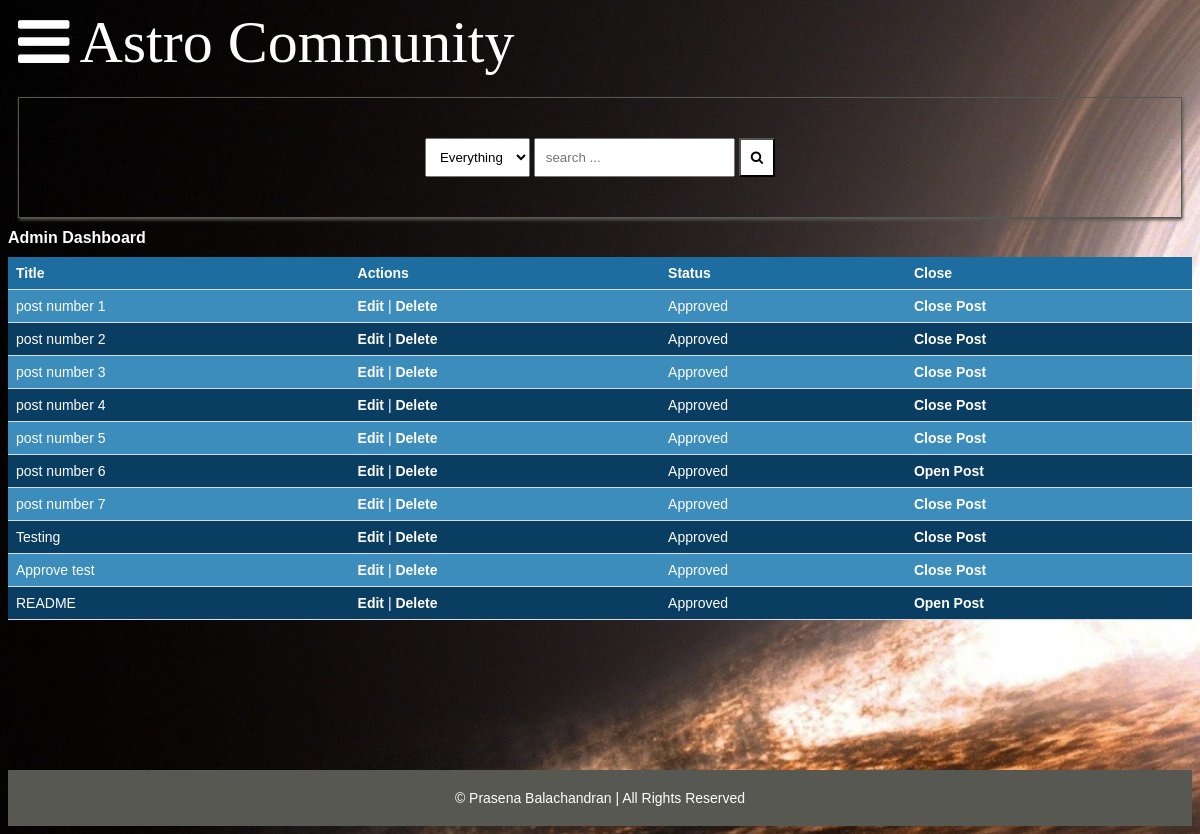
/admin_dashboard/, run on the app's committed database.
### main/models.py (models this page shows, shortened)
class Post(models.Model):
    title = models.CharField(max_length=400)
    slug = models.SlugField(max_length=400, unique=True, blank=True)
    user = models.ForeignKey(Author, on_delete=models.CASCADE)
    content = HTMLField()
    categories = models.ManyToManyField(Category)
    date = models.DateTimeField(auto_now_add=True)
    approved = models.BooleanField(default=False)
    hit_count_generic = GenericRelation(
        HitCount,
        object_id_field="object_pk",
        related_query_name="hit_count_generic_relation",
    )
    tags = TaggableManager()
    comments = models.ManyToManyField(Comment, blank=True)
    closed = models.BooleanField(default=False)
    state = models.CharField(max_length=40, default="zero")
    closed = models.BooleanField(default=False)

### main/views.py (the view)
# urls.py: path('admin_dashboard/', views.admin_dashboard, name='admin_dashboard'),
def admin_dashboard(request):
    posts = Post.objects.all()
    return render(request, 'admin_dashboard.html', {'posts': posts})

### main/context_processors.py (called while the page is built, shortened)
def searchFunction(request):
    search_context = {}
    posts = Post.objects.all()
    return search_context

### templates/admin_dashboard.html (shortened to what this page needs)
{% extends 'base.html' %} {% block content %}
<h1>Admin Dashboard</h1>
<table>
	<tr>
		<th>Title</th>
		<th>Actions</th>
		<th>Status</th>
		<th>Close</th>
	</tr>
	{% for post in posts %}
	<tr>
		<td>{{ post.title }}</td>
		<td>
			<a href="{% url 'edit_post' post.pk %}">Edit</a> |
			<a href="{% url 'delete_post' post.pk %}">Delete</a>
		</td>
		<td>
			{% if post.approved %} Approved {% else %} Not Approved {% endif %}
		</td>
		<td>
			<a href="{% url 'toggle_close_post' post.pk %}">
				{% if post.closed %} Open Post {% else %} Close Post {% endif %}
			</a>
		</td>
	</tr>
	{% empty %}
	<tr>
		<td colspan="4">No posts found.</td>
	</tr>
	{% endfor %}
</table>
{% endblock %}

### static/assets/css/style.css (style rules this page uses)
:root { background-image: url("../images/blackhole.jpg"); background-color: #cccccc; }
* { box-sizing: border-box; }
html { font-size: 14px; font-family: 'Titillium Web', sans-serif; background-color:rgb(0,0,0); color:#FEFEFE; }
a { color:#BAD7E9; font-weight: bolder; text-decoration: none; }
h1 { font-size:16px; font-weight: bolder; }

### templates/admin_dashboard.html (style rules this page uses)
table { width: 100%; border-collapse: collapse; font-family: Arial, sans-serif; background-color: #0a3d62; }
th, td { padding: 8px; text-align: left; border-bottom: 1px solid #ddd; }
th { background-color: #1e6da0; font-weight: bold; color: white; }
tr:nth-child(even) { background-color: #3c8dbc; }
a { text-decoration: none; color: white; }

### data on the page
Post: title "post number 1", approved "Approved", closed "Close Post"
Post: title "post number 2", approved "Approved", closed "Close Post"
Post: title "post number 3", approved "Approved", closed "Close Post"
Post: title "post number 4", approved "Approved", closed "Close Post"
Post: title "post number 5", approved "Approved", closed "Close Post"
Post: title "post number 6", approved "Approved", closed "Open Post"
Post: title "post number 7", approved "Approved", closed "Close Post"
Post: title "Testing", approved "Approved", closed "Close Post"
Post: title "Approve test", approved "Approved", closed "Close Post"
Post: title "README", approved "Approved", closed "Open Post"
